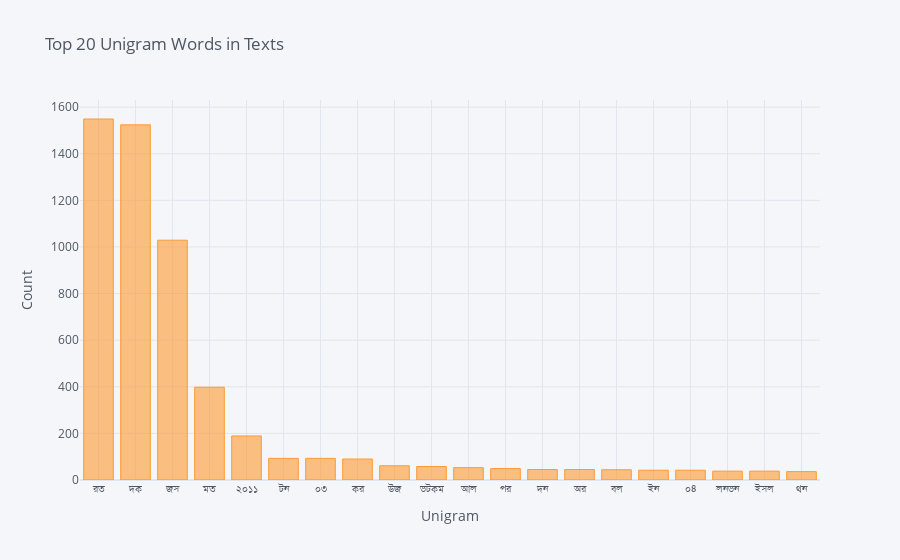

Notebook source saved alongside this figure:
### Code cell
df2 = df2.set_index('Unigram')
df2.iplot(kind='bar', xTitle = 'Unigram', yTitle = 'Count', title = 'Top 20 Unigram Words in Texts' )

### Figure 1 — Plotly figure (JSON) as saved in the notebook; plotly's stock layout.template omitted (floating-point values rounded to 4 significant figures)
{"data": [{"marker": {"color": "rgba(255, 153, 51, 0.6)", "line": {"color": "rgba(255, 153, 51, 1.0)", "width": 1}}, "name": "Frequency", "orientation": "v", "text": "", "type": "bar", "x": ["রত", "দক", "জস", "মত", "২০১১", "টন", "০৩", "কর", "উজ", "ডটকম", "আল", "পর", "দন", "অর", "বল", "ইন", "০৪", "লনডন", "ইসল", "থন"], "y": [1549, 1524, 1029, 398, 189, 93, 93, 90, 61, 58, 53, 49, 45, 45, 44, 42, 42, 38, 38, 36]}], "layout": {"legend": {"bgcolor": "#F5F6F9", "font": {"color": "#4D5663"}}, "paper_bgcolor": "#F5F6F9", "plot_bgcolor": "#F5F6F9", "title": {"font": {"color": "#4D5663"}, "text": "Top 20 Unigram Words in Texts"}, "xaxis": {"gridcolor": "#E1E5ED", "showgrid": true, "tickfont": {"color": "#4D5663"}, "title": {"font": {"color": "#4D5663"}, "text": "Unigram"}, "zerolinecolor": "#E1E5ED"}, "yaxis": {"gridcolor": "#E1E5ED", "showgrid": true, "tickfont": {"color": "#4D5663"}, "title": {"font": {"color": "#4D5663"}, "text": "Count"}, "zerolinecolor": "#E1E5ED"}}}
